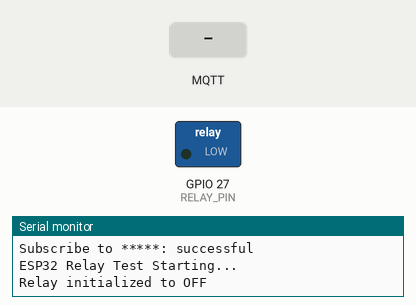
Bench run of a sketch on a simulated ESP32. On the bench: switched loads named in the sketch (green lamp = pin HIGH), the last lines printed to the serial monitor. The test bench sets the inputs (shaded band). WiFi joins after 1.5 s; servers stay silent unless stated; no MQTT or app messages arrive unless stated.

Above: at 3.7 s.
3.8 s: MQTT message "OPEN" arrives on the first subscribed topic
At 3.95 s:
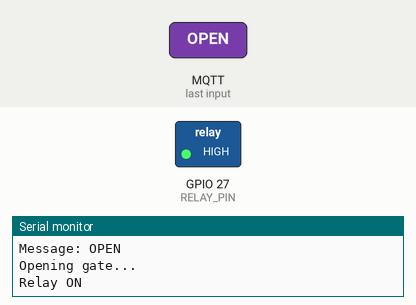
5.6 s: MQTT message "CLOSE" arrives on the first subscribed topic
7.1 s: MQTT message "1" arrives on the first subscribed topic
Timing chart, 0 to 10.1 s (numbered marks = the images above; inputs shaded):
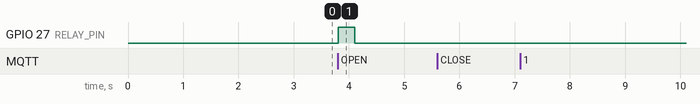

The sketch:

GateController.ino
```cpp
#include <WiFi.h>
#include <PubSubClient.h>

#define RELAY_PIN 27


const char* ssid = "*****";
const char* password = "*****";

const char* mqttServer = "*****";   // Broker IP
const int mqttPort = 1883;
const char* commandTopic = "*****";

WiFiClient wifiClient;
PubSubClient mqtt(wifiClient);


void setup() {
    Serial.begin(115200);
    delay(1000);   // Give the Serial Monitor time to connect (optional)

    connectWifi();
    mqtt.setServer(mqttServer, mqttPort);
    mqtt.setCallback(mqttCallback);
    connectMqtt();


    Serial.println();
    Serial.println("ESP32 Relay Test Starting...");

    pinMode(RELAY_PIN, OUTPUT);
    digitalWrite(RELAY_PIN, LOW);

    Serial.println("Relay initialized to OFF");
}


void loop() {
     if (WiFi.status() != WL_CONNECTED) {
        connectWifi();
    }

    if (!mqtt.connected()) {
        connectMqtt();
    }

    // Required for receiving MQTT messages
    mqtt.loop();


}

void activateRelay() {
    Serial.println("Relay ON");
    digitalWrite(RELAY_PIN, HIGH);
    delay(300);

    Serial.println("Relay OFF");
    digitalWrite(RELAY_PIN, LOW);
}

void connectWifi() {

    WiFi.mode(WIFI_STA);
    WiFi.begin(ssid, password);

    while (WiFi.status() != WL_CONNECTED) {
        delay(500);
        Serial.print(".");
    }

    Serial.println();
    Serial.println("WiFi Connected");
}

void connectMqtt() {
    while (!mqtt.connected()) {
        Serial.print("Connecting to MQTT...");

        String clientId = "ESP32-Gate-";
        clientId += String((uint32_t)ESP.getEfuseMac(), HEX);

        if (mqtt.connect(clientId.c_str(),"*****","*****")) {
            Serial.println("connected");

            bool subscribed = mqtt.subscribe(commandTopic);

            Serial.print("Subscribe to ");
            Serial.print(commandTopic);
            Serial.print(": ");
            Serial.println(subscribed ? "successful" : "failed");

        } else {
            Serial.print("failed, state=");
            Serial.println(mqtt.state());

            delay(5000);
        }
    }
}

void mqttCallback(char* topic, byte* payload, unsigned int length) {
    Serial.println();
    Serial.println("MQTT message received");

    Serial.print("Topic: ");
    Serial.println(topic);

    Serial.print("Message: ");

    String message;

    for (unsigned int i = 0; i < length; i++) {
        char character = (char) payload[i];

        Serial.print(character);
        message += character;
    }

    Serial.println();

    message.trim();

    if (message == "OPEN") {
        Serial.println("Opening gate...");
        // digitalWrite(RELAY_PIN, HIGH);
        activateRelay();
    } else if (message == "CLOSE") {
        Serial.println("Closing gate...");
        // digitalWrite(RELAY_PIN, LOW);
    } else {
        Serial.println("Unknown command");
    }
}
```

Measured:
- after the input at 3.8 s, GPIO 27 (RELAY_PIN): LOW → HIGH at once, → LOW 0.30 s later
